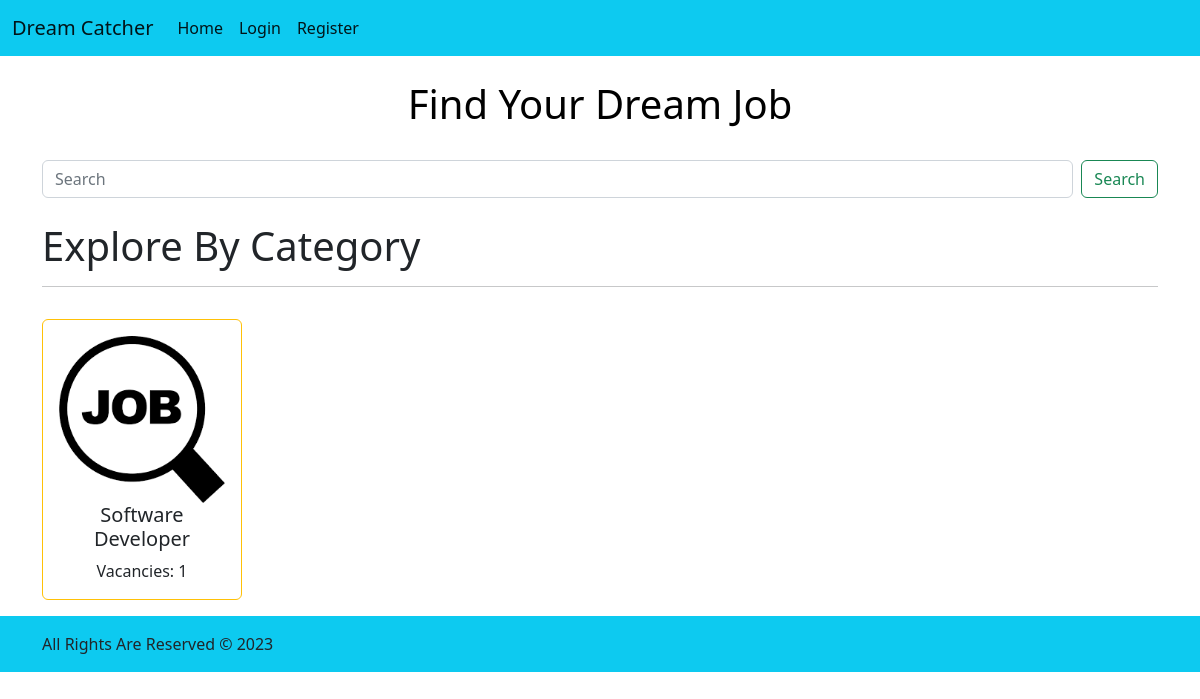
The page / on the database its author committed.
### core/models.py (models this page shows, shortened)
class Category(models.Model):
    name = models.CharField(max_length=64)
    no_of_vacancy = models.IntegerField()
    image = models.ImageField(
        upload_to="core/category/image/", default="default/logo.png"
    )
    parent = models.ForeignKey("self", on_delete=models.CASCADE, blank=True, null=True)

### core/views.py (the view)
# urls.py: path("", views.HomeView.as_view(),name="home"),
class HomeView(views.TemplateView):
    template_name = "core/home.html"
    def get_context_data(self, **kwargs):
        context = super().get_context_data(**kwargs)
        catergories = models.Category.objects.all()
        context["categories"] = catergories
        context.update(common_data)
        return context

### templates/core/home.html (shortened to what this page needs)
{% extends 'base.html' %} {% block content %}
<br />
<div class="container">
  <div class="text-black text-center">
    <h1>Find Your Dream Job</h1>
  </div>
  <br />
  <div>
    <form action="{% url 'core:search' %}" class="d-flex" method="get" role="search">
      <input
        class="form-control me-2"
        type="search"
        name="keyword"
        placeholder="Search"
        aria-label="Search"
      />
      <button class="btn btn-outline-success" type="submit">Search</button>
    </form>
  </div>
</div>
<br />
<div class="container-lg d-flex flex-column gap-3 pb-3">
  <div class="row">
    <div class="col">
      <h1>Explore By Category</h1>
      <hr />
    </div>
  </div>
  <div class="row row-cols-2">
    {% for category in categories %}
    <div class="col">
        <a href="{% url 'core:jobpost_list_by_category' category.id %}" class="link">
            <div
            class="card text-center border-warning"
            style="width: 200px; height: auto"
            >
            <div class="card-body">
                <img src="{{category.image}}" class="card-img-top" alt="..." />
                <h5 class="card-title">{{category.name}}</h5>
                <p class="card-text">Vacancies: {{category.no_of_vacancy}}</p>
            </div>
        </a>
      </div>
    </div>
    {% empty%}
    <div class="col">
      <div class="card_body">
        <h5 class="card-title">No category found!</h5>
      </div>
    </div>
    {% endfor %}
  </div>
{% endblock content %}

### static/css/style.css (style rules this page uses)
.link { color: inherit; text-decoration: none; transition: all 0.5s ease-in-out; }

### rows shown on the page
Category: image (picture), name "Software Developer", no_of_vacancy "1"
